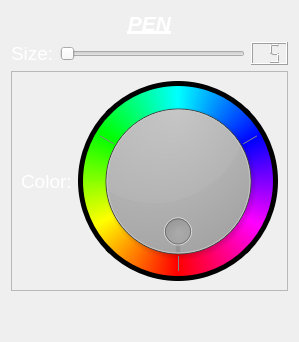
            <widget class="QWidget" name="penPage">
             <layout class="QVBoxLayout" name="verticalLayout_3">
              <item>
               <widget class="QLabel" name="PENlabel">
                <property name="palette">
                 <palette>
                  <active>
                   <colorrole role="WindowText">
                    <brush brushstyle="SolidPattern">
                     <color alpha="255">
                      <red>255</red>
                      <green>255</green>
                      <blue>255</blue>
                     </color>
                    </brush>
                   </colorrole>
                   <colorrole role="Button">
                    <brush brushstyle="SolidPattern">
                     <color alpha="255">
                      <red>9</red>
                      <green>5</green>
                      <blue>13</blue>
                     </color>
                    </brush>
                   </colorrole>
                   <colorrole role="Base">
                    <brush brushstyle="SolidPattern">
                     <color alpha="255">
                      <red>9</red>
                      <green>5</green>
                      <blue>13</blue>
                     </color>
                    </brush>
                   </colorrole>
                   <colorrole role="Window">
                    <brush brushstyle="SolidPattern">
                     <color alpha="255">
                      <red>9</red>
                      <green>5</green>
                      <blue>13</blue>
                     </color>
                    </brush>
                   </colorrole>
                  </active>
                  <inactive>
                   <colorrole role="WindowText">
                    <brush brushstyle="SolidPattern">
                     <color alpha="255">
                      <red>255</red>
                      <green>255</green>
                      <blue>255</blue>
                     </color>
                    </brush>
                   </colorrole>
                   <colorrole role="Button">
                    <brush brushstyle="SolidPattern">
                     <color alpha="255">
                      <red>9</red>
                      <green>5</green>
                      <blue>13</blue>
                     </color>
                    </brush>
                   </colorrole>
                   <colorrole role="Base">
                    <brush brushstyle="SolidPattern">
                     <color alpha="255">
                      <red>9</red>
                      <green>5</green>
                      <blue>13</blue>
                     </color>
                    </brush>
                   </colorrole>
                   <colorrole role="Window">
                    <brush brushstyle="SolidPattern">
                     <color alpha="255">
                      <red>9</red>
                      <green>5</green>
                      <blue>13</blue>
                     </color>
                    </brush>
                   </colorrole>
                  </inactive>
                  <disabled>
                   <colorrole role="WindowText">
                    <brush brushstyle="SolidPattern">
                     <color alpha="255">
                      <red>120</red>
                      <green>120</green>
                      <blue>120</blue>
                     </color>
                    </brush>
                   </colorrole>
                   <colorrole role="Button">
                    <brush brushstyle="SolidPattern">
                     <color alpha="255">
                      <red>9</red>
                      <green>5</green>
                      <blue>13</blue>
                     </color>
                    </brush>
                   </colorrole>
                   <colorrole role="Base">
                    <brush brushstyle="SolidPattern">
                     <color alpha="255">
                      <red>9</red>
                      <green>5</green>
                      <blue>13</blue>
                     </color>
                    </brush>
                   </colorrole>
                   <colorrole role="Window">
                    <brush brushstyle="SolidPattern">
                     <color alpha="255">
                      <red>9</red>
                      <green>5</green>
                      <blue>13</blue>
                     </color>
                    </brush>
                   </colorrole>
                  </disabled>
                 </palette>
                </property>
                <property name="font">
                 <font>
                  <pointsize>16</pointsize>
                  <weight>75</weight>
                  <italic>true</italic>
                  <bold>true</bold>
                  <underline>true</underline>
                 </font>
                </property>
                <property name="text">
                 <string>PEN</string>
                </property>
                <property name="alignment">
                 <set>Qt::AlignCenter</set>
                </property>
               </widget>
              </item>
              <item>
               <layout class="QHBoxLayout" name="horizontalLayout_8">
                <item>
                 <widget class="QLabel" name="penSizeLabel">
                  <property name="palette">
                   <palette>
                    <active>
                     <colorrole role="WindowText">
                      <brush brushstyle="SolidPattern">
                       <color alpha="255">
                        <red>255</red>
                        <green>255</green>
                        <blue>255</blue>
                       </color>
                      </brush>
                     </colorrole>
                     <colorrole role="Button">
                      <brush brushstyle="SolidPattern">
                       <color alpha="255">
                        <red>9</red>
                        <green>5</green>
                        <blue>13</blue>
                       </color>
                      </brush>
                     </colorrole>
                     <colorrole role="Base">
                      <brush brushstyle="SolidPattern">
                       <color alpha="255">
                        <red>9</red>
                        <green>5</green>
                        <blue>13</blue>
                       </color>
                      </brush>
                     </colorrole>
                     <colorrole role="Window">
                      <brush brushstyle="SolidPattern">
                       <color alpha="255">
                        <red>9</red>
                        <green>5</green>
                        <blue>13</blue>
                       </color>
                      </brush>
                     </colorrole>
                    </active>
                    <inactive>
                     <colorrole role="WindowText">
                      <brush brushstyle="SolidPattern">
                       <color alpha="255">
                        <red>255</red>
                        <green>255</green>
                        <blue>255</blue>
                       </color>
                      </brush>
                     </colorrole>
                     <colorrole role="Button">
                      <brush brushstyle="SolidPattern">
                       <color alpha="255">
                        <red>9</red>
                        <green>5</green>
                        <blue>13</blue>
                       </color>
                      </brush>
                     </colorrole>
                     <colorrole role="Base">
                      <brush brushstyle="SolidPattern">
                       <color alpha="255">
                        <red>9</red>
                        <green>5</green>
                        <blue>13</blue>
                       </color>
                      </brush>
                     </colorrole>
                     <colorrole role="Window">
                      <brush brushstyle="SolidPattern">
                       <color alpha="255">
                        <red>9</red>
                        <green>5</green>
                        <blue>13</blue>
                       </color>
                      </brush>
                     </colorrole>
                    </inactive>
                    <disabled>
                     <colorrole role="WindowText">
                      <brush brushstyle="SolidPattern">
                       <color alpha="255">
                        <red>120</red>
                        <green>120</green>
                        <blue>120</blue>
                       </color>
                      </brush>
                     </colorrole>
                     <colorrole role="Button">
                      <brush brushstyle="SolidPattern">
                       <color alpha="255">
                        <red>9</red>
                        <green>5</green>
                        <blue>13</blue>
                       </color>
                      </brush>
                     </colorrole>
                     <colorrole role="Base">
                      <brush brushstyle="SolidPattern">
                       <color alpha="255">
                        <red>9</red>
                        <green>5</green>
                        <blue>13</blue>
                       </color>
                      </brush>
                     </colorrole>
                     <colorrole role="Window">
                      <brush brushstyle="SolidPattern">
                       <color alpha="255">
                        <red>9</red>
                        <green>5</green>
                        <blue>13</blue>
                       </color>
                      </brush>
                     </colorrole>
                    </disabled>
                   </palette>
                  </property>
                  <property name="font">
                   <font>
                    <pointsize>14</pointsize>
                   </font>
                  </property>
                  <property name="text">
                   <string>Size:</string>
                  </property>
                 </widget>
                </item>
                <item>
                 <widget class="QSlider" name="penSizeSlider">
                  <property name="minimum">
                   <number>5</number>
                  </property>
                  <property name="maximum">
                   <number>25</number>
                  </property>
                  <property name="orientation">
                   <enum>Qt::Horizontal</enum>
                  </property>
                 </widget>
                </item>
                <item>
                 <widget class="QLCDNumber" name="penSizeLCD">
                  <property name="digitCount">
                   <number>2</number>
                  </property>
                  <property name="segmentStyle">
                   <enum>QLCDNumber::Filled</enum>
                  </property>
                  <property name="value" stdset="0">
                   <double>5.000000000000000</double>
                  </property>
                  <property name="intValue" stdset="0">
                   <number>5</number>
                  </property>
                 </widget>
                </item>
               </layout>
              </item>
              <item>
               <widget class="QFrame" name="horizontalLayout_22">
                <property name="minimumSize">
                 <size>
                  <width>100</width>
                  <height>100</height>
                 </size>
                </property>
                <property name="frameShape">
                 <enum>QFrame::StyledPanel</enum>
                </property>
                <property name="frameShadow">
                 <enum>QFrame::Raised</enum>
                </property>
                <layout class="QHBoxLayout" name="horizontalLayout_9">
                 <item>
                  <widget class="QLabel" name="penSizeLabel_2">
                   <property name="palette">
                    <palette>
                     <active>
                      <colorrole role="WindowText">
                       <brush brushstyle="SolidPattern">
                        <color alpha="255">
                         <red>255</red>
                         <green>255</green>
                         <blue>255</blue>
                        </color>
                       </brush>
                      </colorrole>
                      <colorrole role="Button">
                       <brush brushstyle="SolidPattern">
                        <color alpha="255">
                         <red>9</red>
                         <green>5</green>
                         <blue>13</blue>
                        </color>
                       </brush>
                      </colorrole>
                      <colorrole role="Base">
                       <brush brushstyle="SolidPattern">
                        <color alpha="255">
                         <red>9</red>
                         <green>5</green>
                         <blue>13</blue>
                        </color>
                       </brush>
                      </colorrole>
                      <colorrole role="Window">
                       <brush brushstyle="SolidPattern">
                        <color alpha="255">
                         <red>9</red>
                         <green>5</green>
                         <blue>13</blue>
                        </color>
                       </brush>
                      </colorrole>
                     </active>
                     <inactive>
                      <colorrole role="WindowText">
                       <brush brushstyle="SolidPattern">
                        <color alpha="255">
                         <red>255</red>
                         <green>255</green>
                         <blue>255</blue>
                        </color>
                       </brush>
                      </colorrole>
                      <colorrole role="Button">
                       <brush brushstyle="SolidPattern">
                        <color alpha="255">
                         <red>9</red>
                         <green>5</green>
                         <blue>13</blue>
                        </color>
                       </brush>
                      </colorrole>
                      <colorrole role="Base">
                       <brush brushstyle="SolidPattern">
                        <color alpha="255">
                         <red>9</red>
                         <green>5</green>
                         <blue>13</blue>
                        </color>
                       </brush>
                      </colorrole>
                      <colorrole role="Window">
                       <brush brushstyle="SolidPattern">
                        <color alpha="255">
                         <red>9</red>
                         <green>5</green>
                         <blue>13</blue>
                        </color>
                       </brush>
                      </colorrole>
                     </inactive>
                     <disabled>
                      <colorrole role="WindowText">
                       <brush brushstyle="SolidPattern">
                        <color alpha="255">
                         <red>120</red>
                         <green>120</green>
                         <blue>120</blue>
                        </color>
                       </brush>
                      </colorrole>
                      <colorrole role="Button">
                       <brush brushstyle="SolidPattern">
                        <color alpha="255">
                         <red>9</red>
                         <green>5</green>
                         <blue>13</blue>
                        </color>
                       </brush>
                      </colorrole>
                      <colorrole role="Base">
                       <brush brushstyle="SolidPattern">
                        <color alpha="255">
                         <red>9</red>
                         <green>5</green>
                         <blue>13</blue>
                        </color>
                       </brush>
                      </colorrole>
                      <colorrole role="Window">
                       <brush brushstyle="SolidPattern">
                        <color alpha="255">
                         <red>9</red>
                         <green>5</green>
                         <blue>13</blue>
                        </color>
                       </brush>
                      </colorrole>
                     </disabled>
                    </palette>
                   </property>
                   <property name="font">
                    <font>
                     <pointsize>14</pointsize>
                    </font>
                   </property>
                   <property name="text">
                    <string>Color:</string>
                   </property>
                  </widget>
                 </item>
                 <item>
                  <widget class="QFrame" name="colorPickerFrame">
                   <property name="sizePolicy">
                    <sizepolicy hsizetype="Fixed" vsizetype="Fixed">
                     <horstretch>0</horstretch>
                     <verstretch>0</verstretch>
                    </sizepolicy>
                   </property>
                   <property name="minimumSize">
                    <size>
                     <width>200</width>
                     <height>200</height>
                    </size>
                   </property>
                   <property name="styleSheet">
                    <string notr="true">
border: 5px solid ;
border-radius: 100px;
border-style: outset;
padding: 5px;

background-color: qconicalgradient(cx:0.5, cy:0.5, angle:270, stop:0 rgba(255, 0, 0, 255), stop:0.17 rgba(255, 0, 255, 255), stop:0.33 rgba(0, 0, 255, 255), stop:0.5 rgba(0, 255, 255, 255), stop:0.66 rgba(0, 255, 0, 255), stop:0.83 rgba(255, 255, 0, 255), stop:1 rgba(255, 0, 0, 255));</string>
                   </property>
                   <property name="frameShape">
                    <enum>QFrame::NoFrame</enum>
                   </property>
                   <property name="frameShadow">
                    <enum>QFrame::Raised</enum>
                   </property>
                   <layout class="QVBoxLayout" name="verticalLayout_12">
                    <property name="spacing">
                     <number>0</number>
                    </property>
                    <property name="leftMargin">
                     <number>0</number>
                    </property>
                    <property name="topMargin">
                     <number>0</number>
                    </property>
                    <property name="rightMargin">
                     <number>0</number>
                    </property>
                    <property name="bottomMargin">
                     <number>0</number>
                    </property>
                    <item>
                     <widget class="QDial" name="penColorDial">
                      <property name="styleSheet">
                       <string notr="true"/>
                      </property>
                      <property name="maximum">
                       <number>359</number>
                      </property>
                      <property name="value">
                       <number>0</number>
                      </property>
                      <property name="sliderPosition">
                       <number>0</number>
                      </property>
                      <property name="orientation">
                       <enum>Qt::Horizontal</enum>
                      </property>
                      <property name="wrapping">
                       <bool>true</bool>
                      </property>
                      <property name="notchTarget">
                       <double>120.000000000000000</double>
                      </property>
                      <property name="notchesVisible">
                       <bool>true</bool>
                      </property>
                     </widget>
                    </item>
                   </layout>
                  </widget>
                 </item>
                </layout>
               </widget>
              </item>
              <item>
               <spacer name="verticalSpacer">
                <property name="orientation">
                 <enum>Qt::Vertical</enum>
                </property>
                <property name="sizeHint" stdset="0">
                 <size>
                  <width>20</width>
                  <height>40</height>
                 </size>
                </property>
               </spacer>
              </item>
             </layout>
            </widget>
